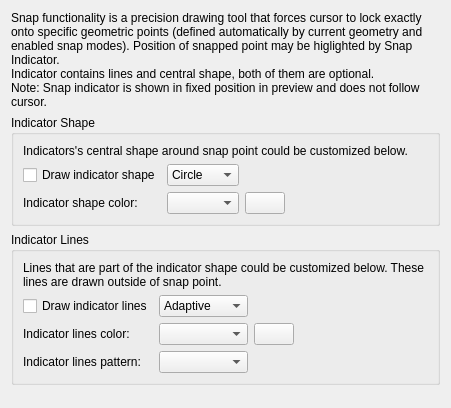
<?xml version="1.0" encoding="UTF-8"?>
<!--
  - *
  - This file is part of the LibreCAD project, a 2D CAD program
  -
  - Copyright (C) 2026 LibreCAD.org
  - Copyright (C) 2026 sand1024
  -
  - This program is free software; you can redistribute it and/or
  - modify it under the terms of the GNU General Public License
  - as published by the Free Software Foundation; either version 2
  - of the License, or (at your option) any later version.
  -
  - This program is distributed in the hope that it will be useful,
  - but WITHOUT ANY WARRANTY; without even the implied warranty of
  - MERCHANTABILITY or FITNESS FOR A PARTICULAR PURPOSE.  See the
  - GNU General Public License for more details.
  -
  - You should have received a copy of the GNU General Public License
  - along with this program; if not, write to the Free Software
  - Foundation, Inc., 51 Franklin Street, Fifth Floor, Boston, MA  02110-1301, USA.
  -->

<ui version="4.0">
 <class>LC_SettingsPageSnapIndicator</class>
 <widget class="QWidget" name="LC_SettingsPageSnapIndicator">
  <property name="geometry">
   <rect>
    <x>0</x>
    <y>0</y>
    <width>451</width>
    <height>408</height>
   </rect>
  </property>
  <layout class="QVBoxLayout" name="mainLayout">
   <item>
    <widget class="QLabel" name="label_3">
     <property name="text">
      <string>Snap functionality is a precision drawing tool that forces cursor to lock exactly onto specific geometric points (defined automatically by current geometry and enabled snap modes). Position of snapped point may be higlighted by Snap Indicator.&lt;br&gt;Indicator contains lines and central shape, both of them are optional.&lt;br&gt;
Note: Snap indicator is shown in fixed position in preview and does not follow cursor.</string>
     </property>
     <property name="wordWrap">
      <bool>true</bool>
     </property>
    </widget>
   </item>
   <item>
    <widget class="QGroupBox" name="gbIndicatorShapes">
     <property name="title">
      <string>Indicator Shape</string>
     </property>
     <layout class="QGridLayout" name="gridLayout_2">
      <item row="2" column="0">
       <widget class="QLabel" name="lblShapeColor">
        <property name="text">
         <string>Indicator shape color:</string>
        </property>
       </widget>
      </item>
      <item row="2" column="1">
       <widget class="QComboBox" name="cbShapeColor">
        <property name="toolTip">
         <string>Shape Color

Color name or hexadecimal code
for snap indicator shapes.</string>
        </property>
       </widget>
      </item>
      <item row="1" column="0">
       <widget class="QCheckBox" name="cbDrawShape">
        <property name="toolTip">
         <string>Shape Visibility

Draw a shape indicator around the snapped point.</string>
        </property>
        <property name="text">
         <string>Draw indicator shape</string>
        </property>
       </widget>
      </item>
      <item row="1" column="1">
       <widget class="QComboBox" name="cbShapeType">
        <property name="toolTip">
         <string>Shape Type

Geometric shape drawn for snap
markers (box, circle, cross, etc.).</string>
        </property>
        <item>
         <property name="text">
          <string>Circle</string>
         </property>
        </item>
        <item>
         <property name="text">
          <string>Point</string>
         </property>
        </item>
        <item>
         <property name="text">
          <string>Square</string>
         </property>
        </item>
        <item>
         <property name="text">
          <string>Gap</string>
         </property>
        </item>
       </widget>
      </item>
      <item row="2" column="2">
       <widget class="LC_ColorButton" name="pbShapeColor">
        <property name="toolTip">
         <string>Shape Color

Click to choose color for snap indicator shapes.</string>
        </property>
       </widget>
      </item>
      <item row="0" column="0" colspan="5">
       <widget class="QLabel" name="label">
        <property name="text">
         <string>Indicators's central shape around snap point could be customized below.</string>
        </property>
        <property name="wordWrap">
         <bool>true</bool>
        </property>
       </widget>
      </item>
      <item row="2" column="3">
       <spacer name="horizontalSpacer_3">
        <property name="orientation">
         <enum>Qt::Orientation::Horizontal</enum>
        </property>
        <property name="sizeHint" stdset="0">
         <size>
          <width>0</width>
          <height>0</height>
         </size>
        </property>
       </spacer>
      </item>
     </layout>
    </widget>
   </item>
   <item>
    <widget class="QGroupBox" name="gbIndicatorColors">
     <property name="title">
      <string>Indicator Lines</string>
     </property>
     <layout class="QGridLayout" name="gridLayout">
      <item row="2" column="1">
       <widget class="QComboBox" name="cbLinesColor">
        <property name="toolTip">
         <string>Lines Color

Color name or hexadecimal code
for snap crosshair lines.</string>
        </property>
       </widget>
      </item>
      <item row="1" column="1">
       <widget class="QComboBox" name="cbLinesType">
        <property name="toolTip">
         <string>Indicator Lines

Orientation style of indicator 
lines (orthogonal vs diagonal).</string>
        </property>
        <item>
         <property name="text">
          <string>Adaptive</string>
         </property>
        </item>
        <item>
         <property name="text">
          <string>Crosshair</string>
         </property>
        </item>
        <item>
         <property name="text">
          <string>Spiderweb</string>
         </property>
        </item>
       </widget>
      </item>
      <item row="2" column="0">
       <widget class="QLabel" name="lblLinesColor">
        <property name="text">
         <string>Indicator lines color:</string>
        </property>
       </widget>
      </item>
      <item row="2" column="2">
       <widget class="LC_ColorButton" name="pbLinesColor">
        <property name="toolTip">
         <string>Lines Color

Click to choose color
for snap crosshair lines.</string>
        </property>
       </widget>
      </item>
      <item row="2" column="3">
       <spacer name="horizontalSpacer">
        <property name="orientation">
         <enum>Qt::Orientation::Horizontal</enum>
        </property>
        <property name="sizeHint" stdset="0">
         <size>
          <width>0</width>
          <height>0</height>
         </size>
        </property>
       </spacer>
      </item>
      <item row="1" column="0">
       <widget class="QCheckBox" name="cbDrawLines">
        <property name="toolTip">
         <string>Lines Visibility

Draw lines extending through the snap indicator.</string>
        </property>
        <property name="text">
         <string>Draw indicator lines</string>
        </property>
       </widget>
      </item>
      <item row="3" column="0">
       <widget class="QLabel" name="lblLinesPattern">
        <property name="text">
         <string>Indicator lines pattern:</string>
        </property>
       </widget>
      </item>
      <item row="3" column="1">
       <widget class="QG_LineTypeBox" name="wSnapLinesLineType">
        <property name="toolTip">
         <string>Lines Pattern

Line pattern (solid, dashed, dotted) for
snap indicator crosshair lines.</string>
        </property>
       </widget>
      </item>
      <item row="0" column="0" colspan="4">
       <widget class="QLabel" name="label_2">
        <property name="text">
         <string>Lines that are part of the indicator shape could be customized below. These lines are drawn outside of snap point.</string>
        </property>
        <property name="wordWrap">
         <bool>true</bool>
        </property>
       </widget>
      </item>
     </layout>
    </widget>
   </item>
   <item>
    <spacer name="spacer">
     <property name="orientation">
      <enum>Qt::Orientation::Vertical</enum>
     </property>
     <property name="sizeHint" stdset="0">
      <size>
       <width>0</width>
       <height>0</height>
      </size>
     </property>
    </spacer>
   </item>
  </layout>
 </widget>
 <customwidgets>
  <customwidget>
   <class>LC_ColorButton</class>
   <extends>QPushButton</extends>
   <header>lc_color_button.h</header>
  </customwidget>
  <customwidget>
   <class>QG_LineTypeBox</class>
   <extends>QComboBox</extends>
   <header>qg_linetypebox.h</header>
  </customwidget>
 </customwidgets>
 <resources/>
 <connections/>
</ui>
